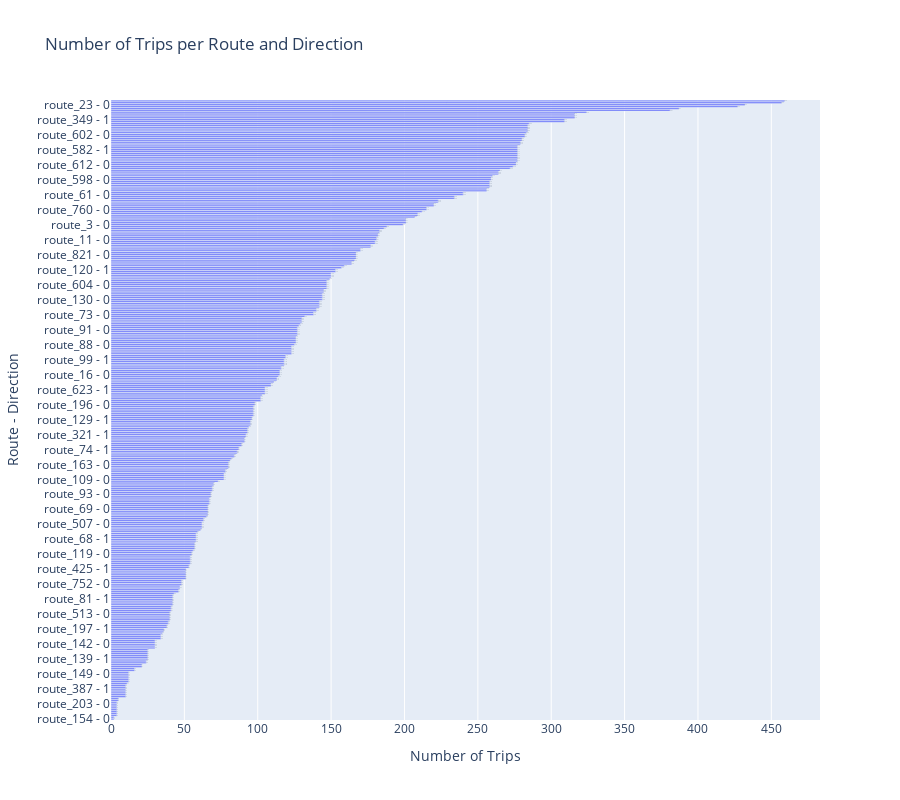

This figure's notebook cell:
### Markdown cell above
## 2. Analyze Transit Operations

### Code cell
def analyze_transit_operations(trips_df):
    """Analyze number of trips per route and direction"""
    # Count trips per route and direction
    counts = trips_df.groupby(['route_id', 'direction_id'])['trip_id'].count().reset_index()
    counts['route_direction'] = counts['route_id'].astype(str) + ' - ' + counts['direction_id'].astype(str)
    
    # Create interactive bar chart
    fig = go.Figure()
    fig.add_trace(go.Bar(
        x=counts['trip_id'], 
        y=counts['route_direction'], 
        orientation='h', 
        text=counts['trip_id'],
        textposition='outside'
    ))
    
    fig.update_layout(
        title='Number of Trips per Route and Direction',
        xaxis_title='Number of Trips',
        yaxis_title='Route - Direction',
        yaxis={'categoryorder': 'total ascending'},
        height=800
    )
    fig.write_html(os.path.join(GTFS_DIR, '2_trips_per_route_direction.html'))
    fig.show()
    return counts

# Analyze transit operations
trip_counts = analyze_transit_operations(gtfs['trips'])

### Figure 1 — Plotly figure (JSON) as saved in the notebook; plotly's stock layout.template omitted (floating-point values rounded to 4 significant figures; data arrays with more than 128 entries replaced by an {"elided": "..."} marker saying what was removed)
{"data": [{"orientation": "h", "text": {"elided": "331 float values"}, "textposition": "outside", "type": "bar", "x": {"elided": "331 int values"}, "y": {"elided": "331 str values"}}], "layout": {"height": 800, "title": {"text": "Number of Trips per Route and Direction"}, "xaxis": {"title": {"text": "Number of Trips"}}, "yaxis": {"categoryorder": "total ascending", "title": {"text": "Route - Direction"}}}}
